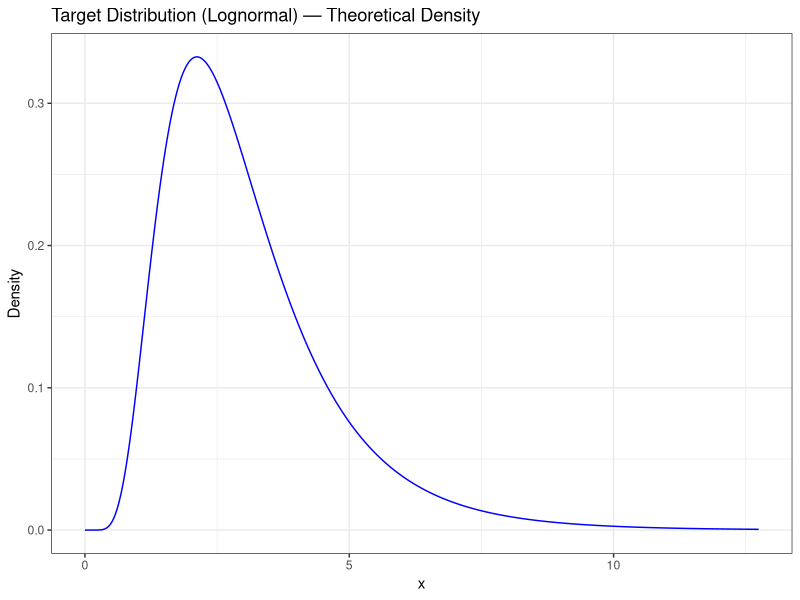
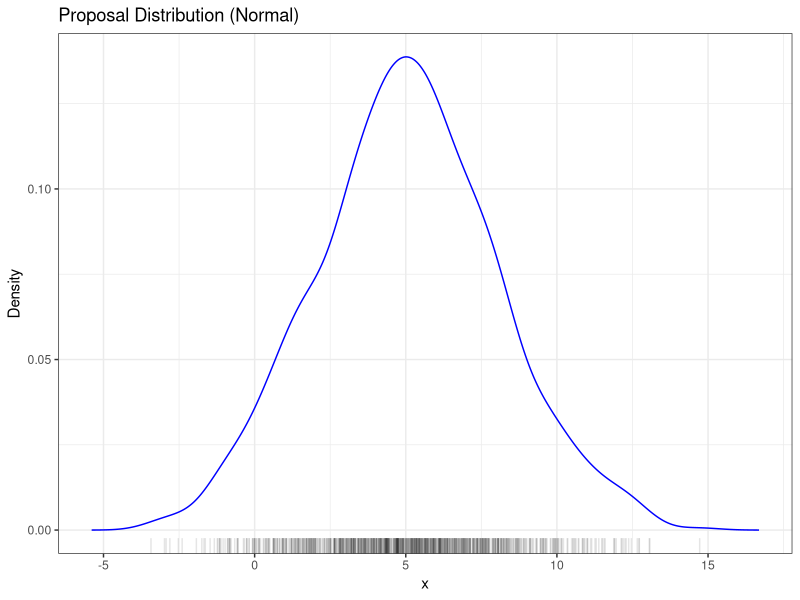
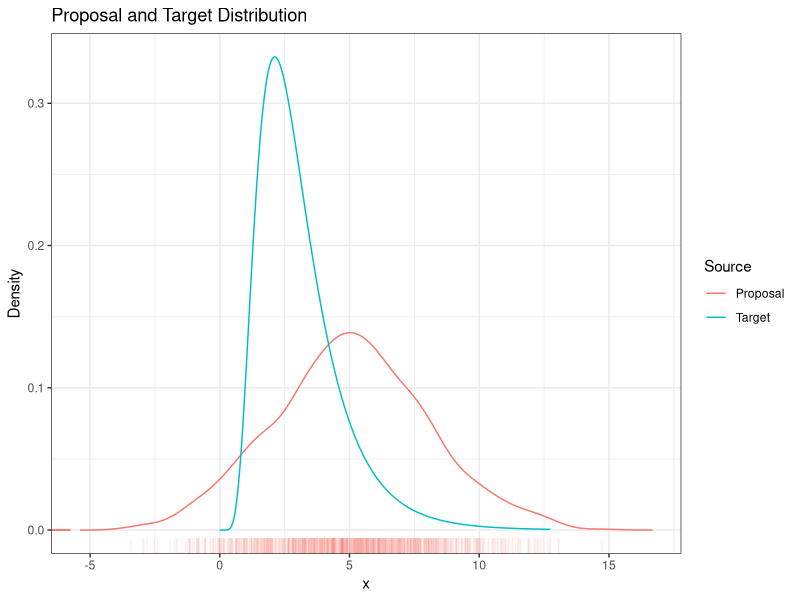
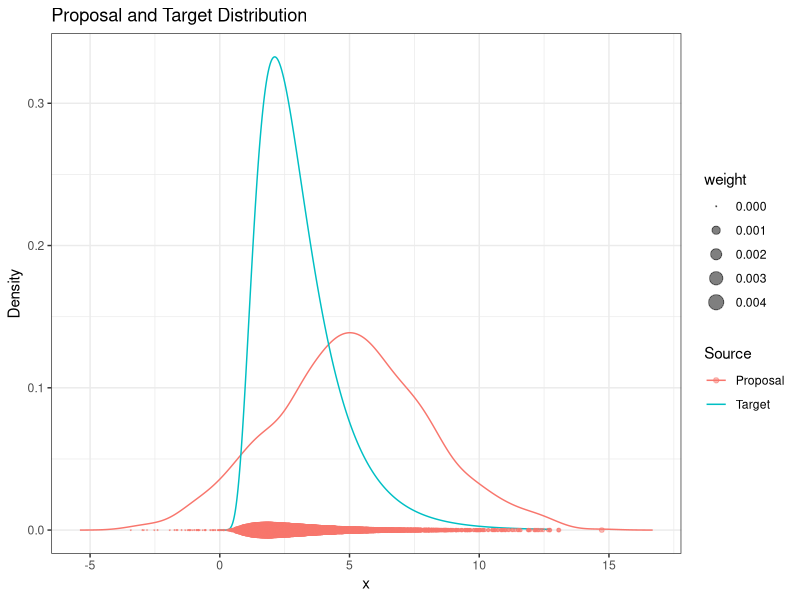
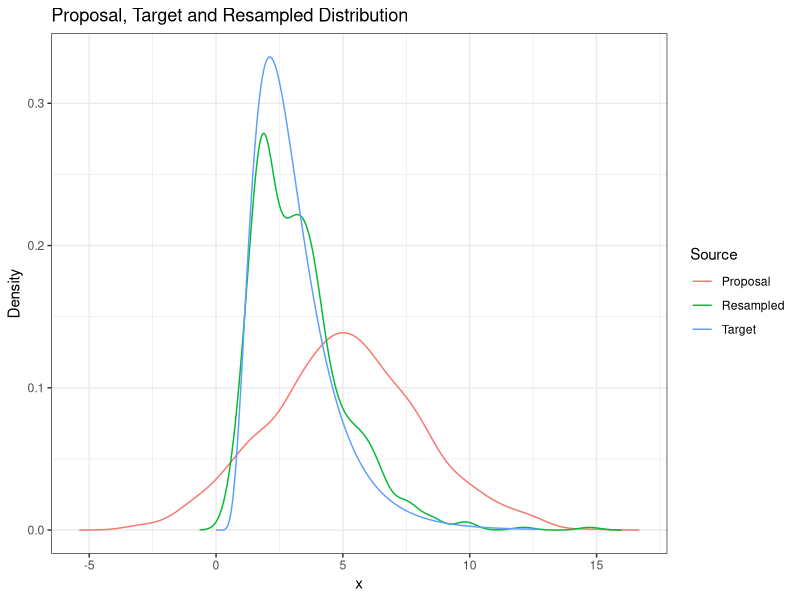
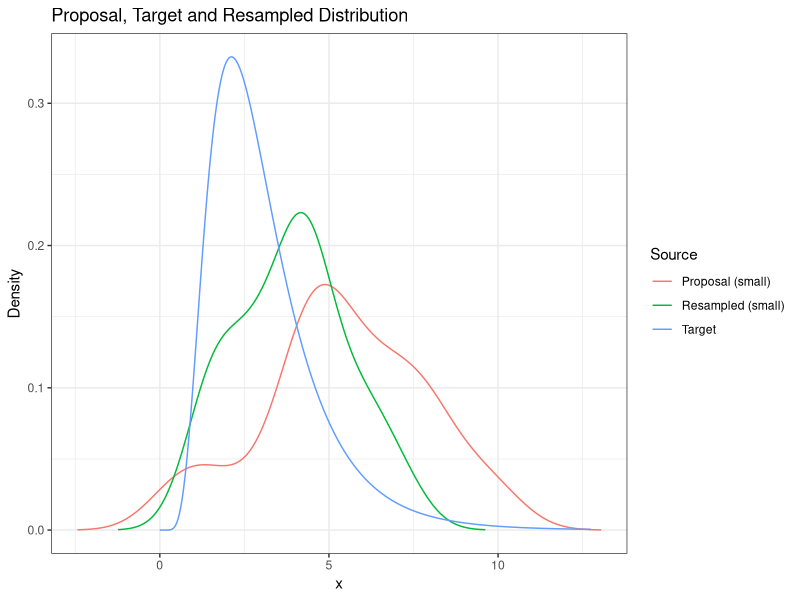

Write R code to recreate these figures, in order.
## ---- chunk 1
# load packages
library(tidyverse)
## ---- chunk 2
# set seed
set.seed(123)

# define parameters of target distribution
mu_target <- 1
sigma_target <- 0.5

# build an x-grid over a reasonable range for a lognormal
x_grid_target <- seq(0, qlnorm(0.999, meanlog = mu_target, sdlog = sigma_target), length.out = 1000)

# compute the *theoretical* lognormal density
target_df <- tibble(
  x = x_grid_target,
  y = dlnorm(x_grid_target, meanlog = mu_target, sdlog = sigma_target)
)

# plot the theoretical density (no kernel density from samples)
ggplot(target_df, aes(x = x, y = y)) +
  geom_line(color = "blue") +
  ggtitle("Target Distribution (Lognormal) — Theoretical Density") +
  xlab("x") +
  ylab("Density") +
  theme_bw()
## ---- chunk 3
# define parameters of proposal distribution
set.seed(123)
mu_proposal<- 5
sigma_proposal<- 3
n_samples <- 1000

# generate samples from proposal distribution
proposal_samples <- rnorm(n_samples, mean = mu_proposal, sd = sigma_proposal)

# put samples into a tibble
proposal_tibble <- tibble(x = proposal_samples, y = 0, Source = "Proposal")

# calculate density of proposal distribution
proposal_density <- density(proposal_samples)

# define tibble with proposal samples
proposal_df <- tibble(x = proposal_density$x, y = proposal_density$y)

# show density with samples of proposal distribution using ggplot
ggplot(proposal_df, aes(x = x, y = y)) +
  geom_line(color = "blue") +
  ggtitle("Proposal Distribution (Normal)") +
  geom_rug(data = proposal_tibble, aes(x = x), sides = "b", alpha = 0.1) +
  xlab("x") +
  ylab("Density") +
  theme_bw()
## ---- chunk 4
# combine both densities into one tibble
combined_df <- bind_rows(
  target_df |> mutate(Source = "Target"),
  proposal_df |> mutate(Source = "Proposal")
)

# plot both distributions in one plot
ggplot(combined_df, aes(x = x, y = y, color = Source)) +
  geom_line() +
  ggtitle("Proposal and Target Distribution") +
  geom_rug(
    data = proposal_tibble,
    aes(x = x),
    alpha = 0.1
  ) +
  xlab("x") +
  ylab("Density") +
  theme_bw()
## ---- chunk 5
# calculate densities at each proposal sample
proposal_tibble <- proposal_tibble |> 
  rowwise() |> 
  mutate(
    p_x = dlnorm(x, meanlog = mu_target, sdlog = sigma_target), # target density
    q_x = dnorm(x, mean = mu_proposal, sd = sigma_proposal) # proposal density
  ) |> 
  ungroup() |> 
  mutate(
    weight = p_x / q_x, # unnormalized weight
    weight = weight / sum(weight) # normalized weight
  )

# show head
proposal_tibble |> head()
## ---- chunk 6
# plot proposal samples with size according to weights
ggplot(combined_df, aes(x = x, y = y, color = Source)) +
  geom_line() +
  ggtitle("Proposal and Target Distribution") +
  # geom_rug(
  #   data = proposal_tibble,
  #   aes(x = x, alpha = weight, linewidth = weight, color = Source)
  # ) +
  geom_point(data = proposal_tibble, aes(size = weight), alpha = 0.5) +
  scale_size_continuous(range = c(0.1, 5)) +
  xlab("x") +
  ylab("Density") +
  theme_bw()
## ---- chunk 7
# show sum of normalized weights
proposal_tibble |> pluck("weight") |> sum()
## ---- chunk 8
# resample according to weights
resampled_weights <- sample(
  proposal_tibble$x,
  size = 500,
  replace = TRUE,
  prob = proposal_tibble$weight
)

# calculate density of resampled values
resampled_density <- density(resampled_weights)

# define tibble with resampled density
resampled_df <- tibble(x = resampled_density$x, y = resampled_density$y)
## ---- chunk 9
# combine all three densities into one tibble
combined_all_df <- bind_rows(
  target_df |> mutate(Source = "Target"),
  proposal_df |> mutate(Source = "Proposal"),
  resampled_df |> mutate(Source = "Resampled")
)

# plot all three distributions in one plot
ggplot(combined_all_df, aes(x = x, y = y, color = Source)) +
  geom_line() +
  ggtitle("Proposal, Target and Resampled Distribution") +
  xlab("x") +
  ylab("Density") +
  theme_bw()
## ---- chunk 10
# define a smaller set of samples
n_samples_small <- n_samples/20

# generate samples from proposal distribution
proposal_samples_small <- rnorm(n_samples_small, mean = mu_proposal, sd = sigma_proposal)

# put samples into a tibble
proposal_tibble_small <- tibble(x = proposal_samples_small, y = 0, Source = "Proposal")

# calculate density of proposal distribution
proposal_density_small <- density(proposal_samples_small)

# define tibble with proposal samples
proposal_df_small <- tibble(x = proposal_density_small$x, y = proposal_density_small$y)

# calculate densities at each proposal sample
proposal_tibble_small <- proposal_tibble_small |> 
  rowwise() |> 
  mutate(
    p_x = dlnorm(x, meanlog = mu_target, sdlog = sigma_target), # target density
    q_x = dnorm(x, mean = mu_proposal, sd = sigma_proposal) # proposal density
  ) |> 
  ungroup() |> 
  mutate(
    weight = p_x / q_x, # unnormalized weight
    weight = weight / sum(weight) # normalized weight
  )

# resample according to weights
resampled_weights_small <- sample(
  proposal_tibble_small$x,
  size = n_samples_small/2,
  replace = TRUE,
  prob = proposal_tibble_small$weight
)

# calculate density of resampled values
resampled_density_small <- density(resampled_weights_small)

# define tibble with resampled density
resampled_df_small <- tibble(x = resampled_density_small$x, y = resampled_density_small$y)

# combine all three densities into one tibble
combined_all_df_small <- bind_rows(
  target_df |> mutate(Source = "Target"),
  proposal_df_small |> mutate(Source = "Proposal (small)"),
  resampled_df_small |> mutate(Source = "Resampled (small)")
)

# plot all three distributions in one plot
ggplot(combined_all_df_small, aes(x = x, y = y, color = Source)) +
  geom_line() +
  ggtitle("Proposal, Target and Resampled Distribution") +
  xlab("x") +
  ylab("Density") +
  theme_bw()
